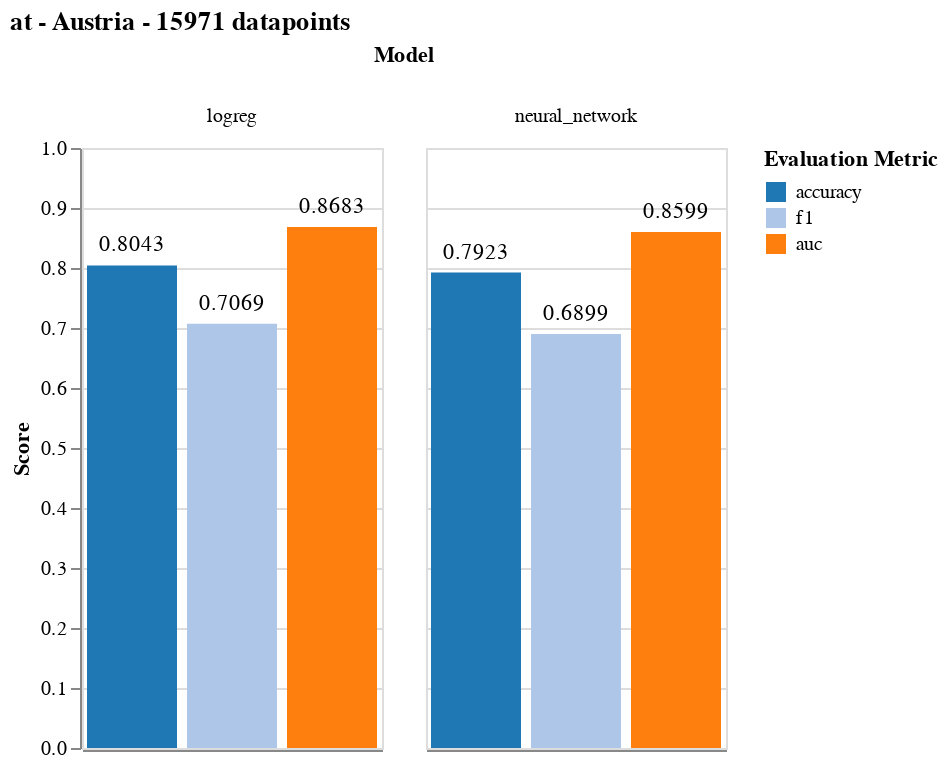
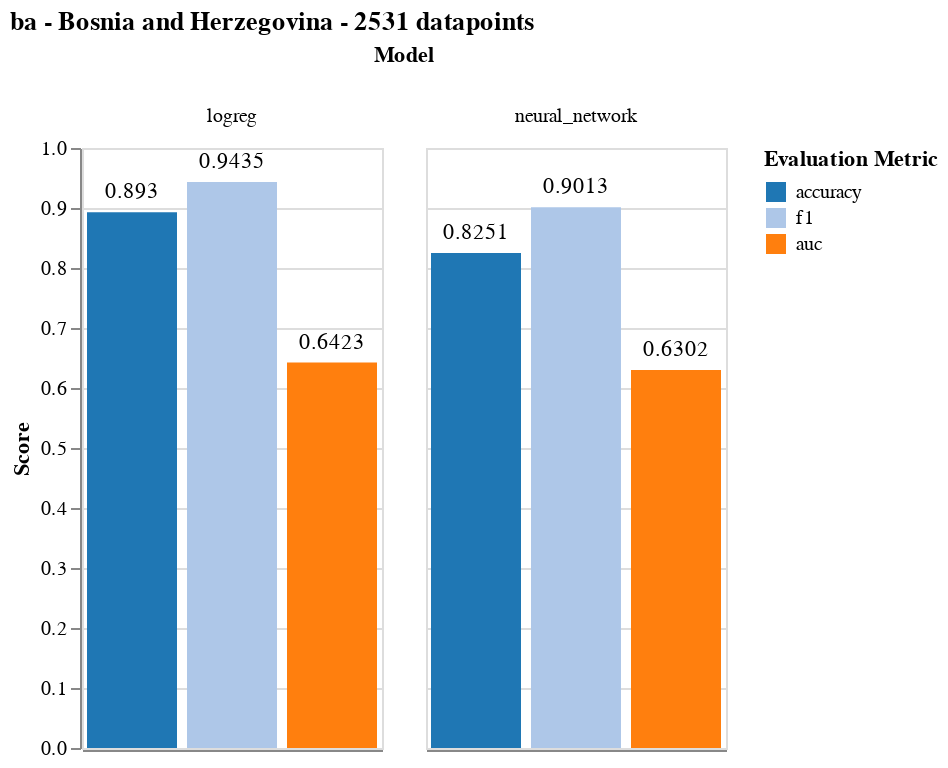
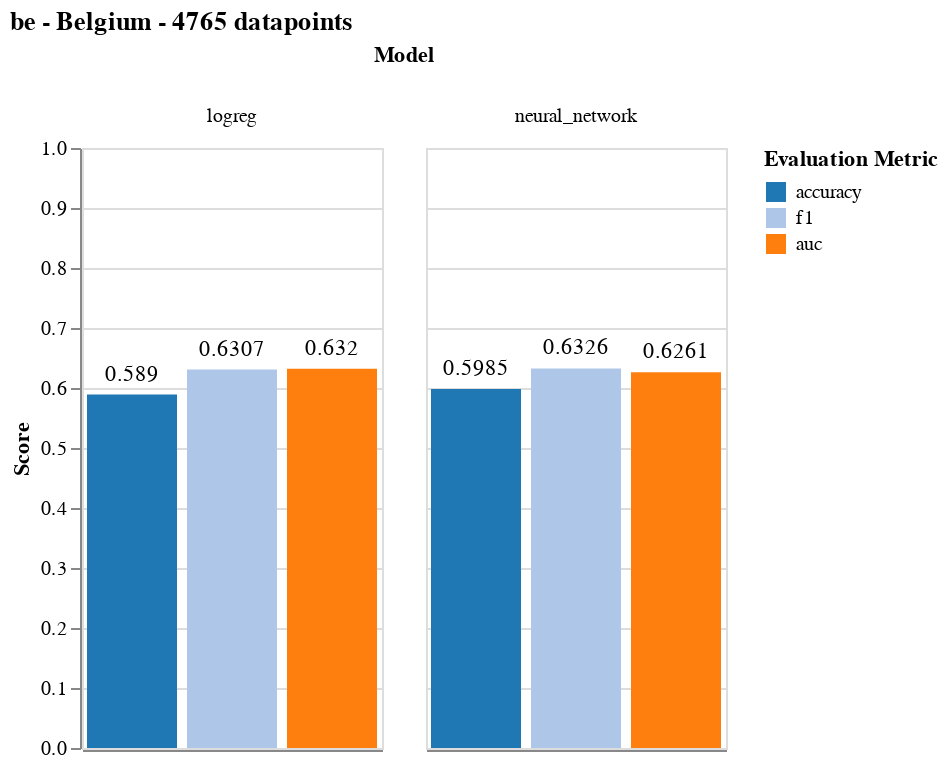
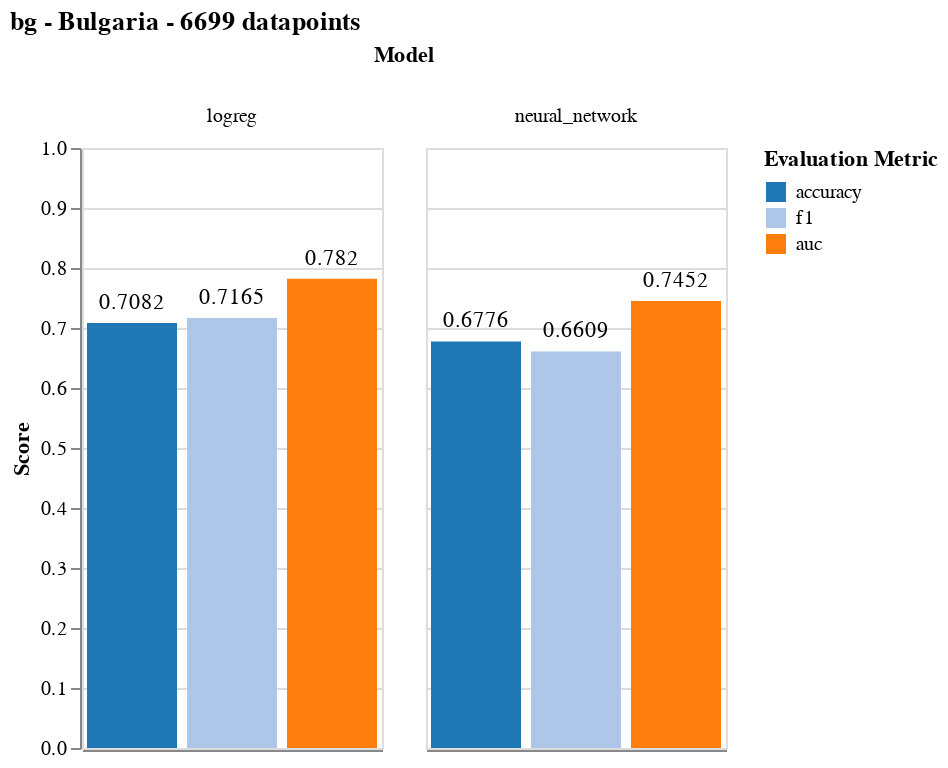

The notebook cell saved with these charts, in order:
### Code cell
for country in all_results.keys():
    plot_performance(country, all_results)

### Figure 1 — Vega-Lite specification as saved in the notebook (floating-point values rounded to 4 significant figures)
{"config": {"view": {"continuousWidth": 300, "continuousHeight": 300}}, "data": {"name": "data-8cf256d9ad8235778ea0cbf730142bdc"}, "facet": {"column": {"field": "model", "sort": null, "title": "Model", "type": "nominal"}}, "spec": {"layer": [{"mark": {"type": "bar"}, "encoding": {"color": {"field": "variable", "scale": {"scheme": "category20"}, "sort": null, "title": "Evaluation Metric", "type": "nominal"}}}, {"mark": {"type": "text", "align": "center", "yOffset": -10}, "encoding": {"text": {"field": "value", "type": "quantitative"}}}], "encoding": {"x": {"axis": {"labels": false, "ticks": false, "title": ""}, "field": "variable", "sort": null, "type": "nominal"}, "y": {"axis": {"title": "Score"}, "field": "value", "scale": {"domain": [0, 1]}, "type": "quantitative"}}, "height": 300, "width": 150}, "title": "at - Austria - 15971 datapoints", "$schema": "https://vega.github.io/schema/vega-lite/v5.17.0.json", "datasets": {"data-8cf256d9ad8235778ea0cbf730142bdc": [{"model": "neural_network", "variable": "accuracy", "value": 0.7923}, {"model": "logreg", "variable": "accuracy", "value": 0.8043}, {"model": "neural_network", "variable": "f1", "value": 0.6899}, {"model": "logreg", "variable": "f1", "value": 0.7069}, {"model": "neural_network", "variable": "auc", "value": 0.8599}, {"model": "logreg", "variable": "auc", "value": 0.8683}]}}

### Figure 2 — Vega-Lite specification as saved in the notebook (floating-point values rounded to 4 significant figures)
{"config": {"view": {"continuousWidth": 300, "continuousHeight": 300}}, "data": {"name": "data-22466557d9b0c00a8ab993e22b1ab40d"}, "facet": {"column": {"field": "model", "sort": null, "title": "Model", "type": "nominal"}}, "spec": {"layer": [{"mark": {"type": "bar"}, "encoding": {"color": {"field": "variable", "scale": {"scheme": "category20"}, "sort": null, "title": "Evaluation Metric", "type": "nominal"}}}, {"mark": {"type": "text", "align": "center", "yOffset": -10}, "encoding": {"text": {"field": "value", "type": "quantitative"}}}], "encoding": {"x": {"axis": {"labels": false, "ticks": false, "title": ""}, "field": "variable", "sort": null, "type": "nominal"}, "y": {"axis": {"title": "Score"}, "field": "value", "scale": {"domain": [0, 1]}, "type": "quantitative"}}, "height": 300, "width": 150}, "title": "ba - Bosnia and Herzegovina - 2531 datapoints", "$schema": "https://vega.github.io/schema/vega-lite/v5.17.0.json", "datasets": {"data-22466557d9b0c00a8ab993e22b1ab40d": [{"model": "neural_network", "variable": "accuracy", "value": 0.8251}, {"model": "logreg", "variable": "accuracy", "value": 0.893}, {"model": "neural_network", "variable": "f1", "value": 0.9013}, {"model": "logreg", "variable": "f1", "value": 0.9435}, {"model": "neural_network", "variable": "auc", "value": 0.6302}, {"model": "logreg", "variable": "auc", "value": 0.6423}]}}

### Figure 3 — Vega-Lite specification as saved in the notebook (floating-point values rounded to 4 significant figures)
{"config": {"view": {"continuousWidth": 300, "continuousHeight": 300}}, "data": {"name": "data-4bbea961525bdad06428062dcb88fef9"}, "facet": {"column": {"field": "model", "sort": null, "title": "Model", "type": "nominal"}}, "spec": {"layer": [{"mark": {"type": "bar"}, "encoding": {"color": {"field": "variable", "scale": {"scheme": "category20"}, "sort": null, "title": "Evaluation Metric", "type": "nominal"}}}, {"mark": {"type": "text", "align": "center", "yOffset": -10}, "encoding": {"text": {"field": "value", "type": "quantitative"}}}], "encoding": {"x": {"axis": {"labels": false, "ticks": false, "title": ""}, "field": "variable", "sort": null, "type": "nominal"}, "y": {"axis": {"title": "Score"}, "field": "value", "scale": {"domain": [0, 1]}, "type": "quantitative"}}, "height": 300, "width": 150}, "title": "be - Belgium - 4765 datapoints", "$schema": "https://vega.github.io/schema/vega-lite/v5.17.0.json", "datasets": {"data-4bbea961525bdad06428062dcb88fef9": [{"model": "neural_network", "variable": "accuracy", "value": 0.5985}, {"model": "logreg", "variable": "accuracy", "value": 0.589}, {"model": "neural_network", "variable": "f1", "value": 0.6326}, {"model": "logreg", "variable": "f1", "value": 0.6307}, {"model": "neural_network", "variable": "auc", "value": 0.6261}, {"model": "logreg", "variable": "auc", "value": 0.632}]}}

### Figure 4 — Vega-Lite specification as saved in the notebook (floating-point values rounded to 4 significant figures)
{"config": {"view": {"continuousWidth": 300, "continuousHeight": 300}}, "data": {"name": "data-8438db1129b9d83b8803c3d935ad9220"}, "facet": {"column": {"field": "model", "sort": null, "title": "Model", "type": "nominal"}}, "spec": {"layer": [{"mark": {"type": "bar"}, "encoding": {"color": {"field": "variable", "scale": {"scheme": "category20"}, "sort": null, "title": "Evaluation Metric", "type": "nominal"}}}, {"mark": {"type": "text", "align": "center", "yOffset": -10}, "encoding": {"text": {"field": "value", "type": "quantitative"}}}], "encoding": {"x": {"axis": {"labels": false, "ticks": false, "title": ""}, "field": "variable", "sort": null, "type": "nominal"}, "y": {"axis": {"title": "Score"}, "field": "value", "scale": {"domain": [0, 1]}, "type": "quantitative"}}, "height": 300, "width": 150}, "title": "bg - Bulgaria - 6699 datapoints", "$schema": "https://vega.github.io/schema/vega-lite/v5.17.0.json", "datasets": {"data-8438db1129b9d83b8803c3d935ad9220": [{"model": "neural_network", "variable": "accuracy", "value": 0.6776}, {"model": "logreg", "variable": "accuracy", "value": 0.7082}, {"model": "neural_network", "variable": "f1", "value": 0.6609}, {"model": "logreg", "variable": "f1", "value": 0.7165}, {"model": "neural_network", "variable": "auc", "value": 0.7452}, {"model": "logreg", "variable": "auc", "value": 0.782}]}}
